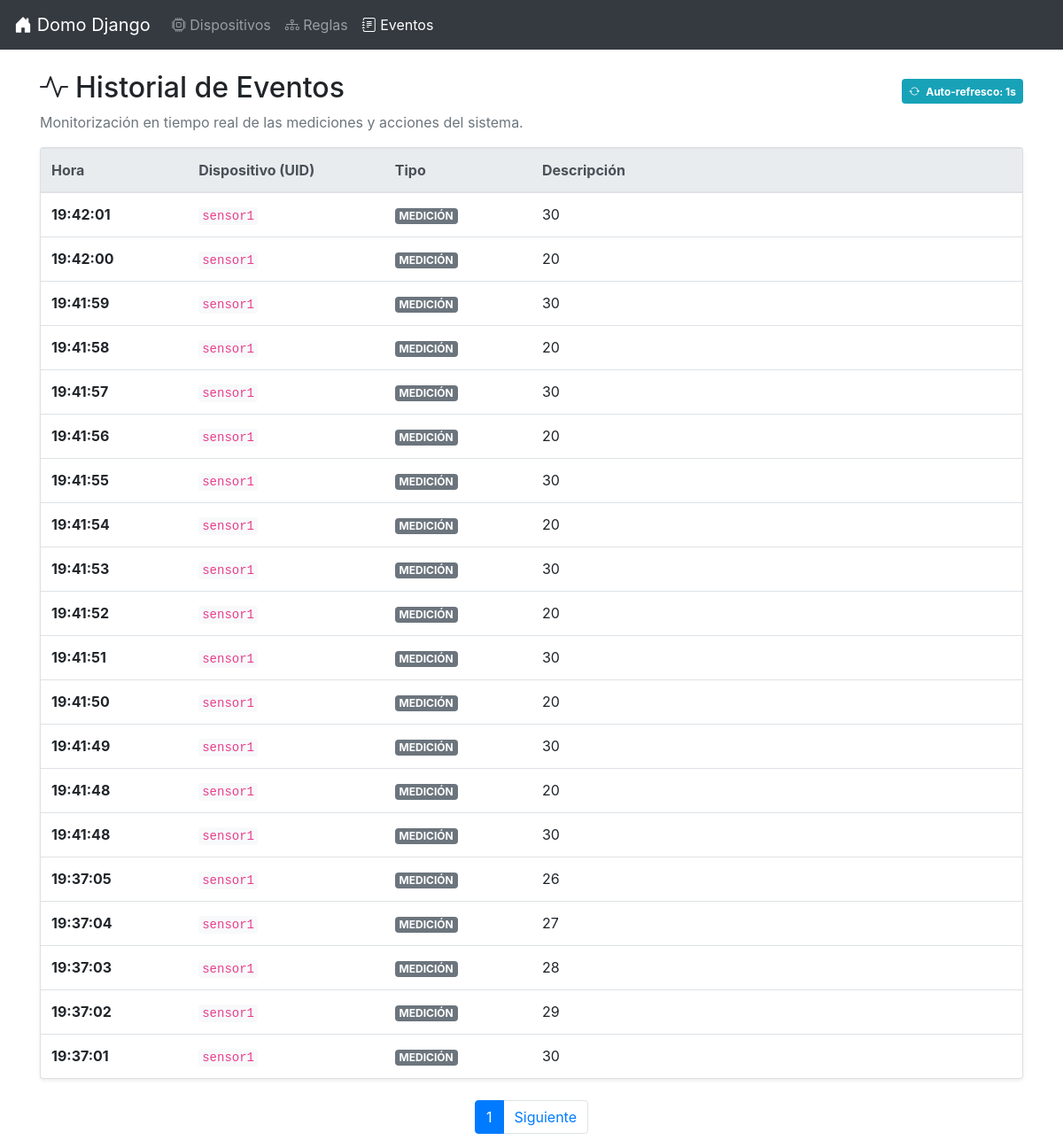
Screenshot of /events/ with the database file from the repository.
### app/models.py (models this page shows, shortened)
class Event(models.Model):
    timestamp = models.DateTimeField(auto_now_add=True)
    device_uid = models.CharField(max_length=100)
    event_type = models.CharField(max_length=50)
    description = models.TextField()
    class Meta:
        ordering = ["-timestamp"]

### app/views.py (the view)
# urls.py: path("events/", views.EventListView.as_view(), name="events"),
class EventListView(ListView):
    model = Event
    template_name = "app/event/event_list.html"
    context_object_name = "events"
    paginate_by = 20

### app/templates/app/event/event_list.html (shortened to what this page needs)
{% extends 'app/base.html' %}
{% block content %}
<div class="d-flex justify-content-between align-items-center">
    <h2><i class="bi-activity mr-2"></i>Historial de Eventos</h2>
    <div class="badge badge-info p-2">
        <i class="bi-arrow-repeat mr-1"></i> Auto-refresco: 1s
    </div>
</div>
<p class="text-muted">Monitorización en tiempo real de las mediciones y acciones del sistema.</p>
<div class="card shadow-sm mt-3">
    <div class="card-body p-0">
        <table class="table table-hover mb-0">
            <thead class="thead-light">
                <tr>
                    <th style="width: 15%">Hora</th>
                    <th style="width: 20%">Dispositivo (UID)</th>
                    <th style="width: 15%">Tipo</th>
                    <th>Descripción</th>
                </tr>
            </thead>
            <tbody>
                {% for event in events %}
                <tr class="{% if event.event_type == 'ACCIÓN' %}table-success{% elif event.event_type == 'ERROR' %}table-danger{% endif %}">
                    <td class="font-weight-bold">{{ event.timestamp|date:"H:i:s" }}</td>
                    <td><code>{{ event.device_uid }}</code></td>
                    <td>
                        <span class="badge {% if event.event_type == 'ACCIÓN' %}badge-success{% else %}badge-secondary{% endif %}">
                            {{ event.event_type }}
                        </span>
                    </td>
                    <td>{{ event.description }}</td>
                </tr>
                {% empty %}
                <tr>
                    <td colspan="4" class="text-center text-muted py-4">No hay eventos registrados todavía.</td>
                </tr>
                {% endfor %}
            </tbody>
        </table>
    </div>
</div>
{% if is_paginated %}
<nav class="mt-4">
    <ul class="pagination justify-content-center">
        <li class="page-item active"><span class="page-link">{{ page_obj.number }}</span></li>
        {% if page_obj.has_next %}
            <li class="page-item"><a class="page-link" href="?page={{ page_obj.next_page_number }}">Siguiente</a></li>
        {% endif %}
    </ul>
</nav>
{% endif %}
{% endblock %}

### app/templates/app/event/event_list.html (style rules this page uses)
code { color: #e83e8c; background-color: #f8f9fa; padding: 2px 4px; border-radius: 4px; }

### rows the page displays
Event: timestamp "19:42:01", device_uid "sensor1", event_type "MEDICIÓN", description "30"
Event: timestamp "19:42:00", device_uid "sensor1", event_type "MEDICIÓN", description "20"
Event: timestamp "19:41:59", device_uid "sensor1", event_type "MEDICIÓN", description "30"
Event: timestamp "19:41:58", device_uid "sensor1", event_type "MEDICIÓN", description "20"
Event: timestamp "19:41:57", device_uid "sensor1", event_type "MEDICIÓN", description "30"
Event: timestamp "19:41:56", device_uid "sensor1", event_type "MEDICIÓN", description "20"
Event: timestamp "19:41:55", device_uid "sensor1", event_type "MEDICIÓN", description "30"
Event: timestamp "19:41:54", device_uid "sensor1", event_type "MEDICIÓN", description "20"
Event: timestamp "19:41:53", device_uid "sensor1", event_type "MEDICIÓN", description "30"
Event: timestamp "19:41:52", device_uid "sensor1", event_type "MEDICIÓN", description "20"
Event: timestamp "19:41:51", device_uid "sensor1", event_type "MEDICIÓN", description "30"
Event: timestamp "19:41:50", device_uid "sensor1", event_type "MEDICIÓN", description "20"
Event: timestamp "19:41:49", device_uid "sensor1", event_type "MEDICIÓN", description "30"
Event: timestamp "19:41:48", device_uid "sensor1", event_type "MEDICIÓN", description "20"
Event: timestamp "19:41:48", device_uid "sensor1", event_type "MEDICIÓN", description "30"
Event: timestamp "19:37:05", device_uid "sensor1", event_type "MEDICIÓN", description "26"
Event: timestamp "19:37:04", device_uid "sensor1", event_type "MEDICIÓN", description "27"
Event: timestamp "19:37:03", device_uid "sensor1", event_type "MEDICIÓN", description "28"
Event: timestamp "19:37:02", device_uid "sensor1", event_type "MEDICIÓN", description "29"
Event: timestamp "19:37:01", device_uid "sensor1", event_type "MEDICIÓN", description "30"

### other values shown
{{ page_obj.number }} "1"
